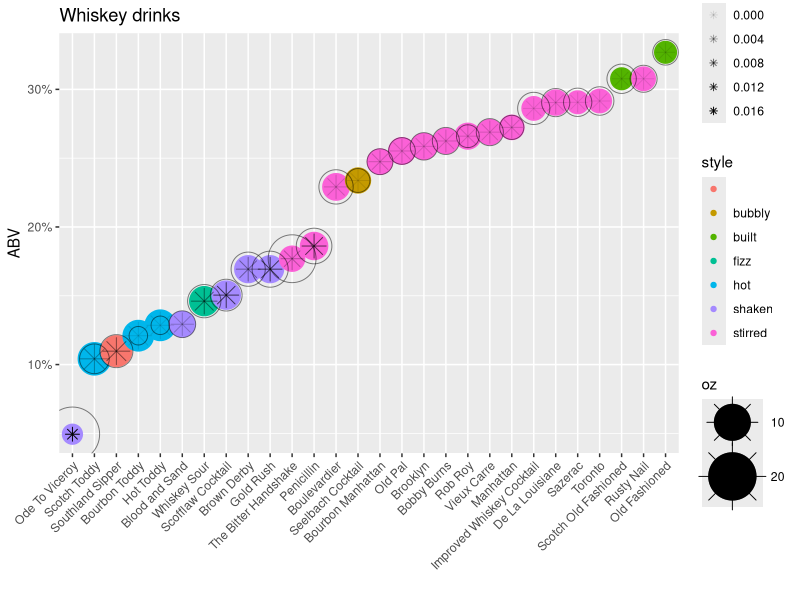

The R source for this figure:
setwd("~/Documents/seth127.github.io/drinkBase")
library(dplyr)
library(ggplot2)
library(tidyr)

recipe <- read.csv("data/recipe.csv", stringsAsFactors = F)
recipe$unit[grep("teas", recipe$unit)] <- 'tsp'

prep <- read.csv("data/prep.csv", stringsAsFactors = F)
chem <- read.csv("data/chemistry.csv", stringsAsFactors = F)
chem[is.na(chem)] <- 0

stats <- merge(recipe[grep("oz|tsp|tbl|cube", recipe$unit), 2:5], chem[, c(1,3:5)])

# convert all to oz
stats$oz <- stats$amount

for (i in 1:nrow(stats)) {
  if (stats$unit[i] == "tsp") {
    stats$oz[i] <- stats$oz[i] * 0.166667
  } else if (stats$unit[i] == "tbl") {
    stats$oz[i] <- stats$oz[i] * 0.5
  } else if (stats$unit[i] == "cube") {
    stats$oz[i] <- stats$oz[i] * 0.125
  }
}

# create df
df <- select(stats, -c(unit))

# multipy out oz by ingredients
df$alcohol <- df$alcohol * df$oz
df$sugar <- df$sugar * df$oz
df$acid <- df$acid * df$oz

# roll up to drink level
df <- group_by(df, name) %>% summarise(alcohol = sum(alcohol),
                                       sugar = sum(sugar),
                                       acid = sum(acid),
                                       oz = sum(oz))

# join in prep to get style
df <- merge(df, prep[,1:3], all.x=T, by.x="name", by.y='name')
# prettify
df$style <- as.factor(df$style)

# add ice melt
df$melt <- NA
for (i in 1:nrow(df)) {
  if (df$style[i] == "built") {
    df$melt[i] <- .2
  } else if (df$style[i] == "stirred") {
    df$melt[i] <- .3
  } else if (df$style[i] == "shaken") {
    df$melt[i] <- .35
  } else if (df$style[i] == "bubbly") {
    df$melt[i] <- 0.1
  } else if (df$style[i] == "fizz") {
    df$melt[i] <- 0.33
  } else {
    df$melt[i] <- .28
  }
}
df$oz <- df$oz + (df$oz * df$melt)

# convert to percentages
df$alcohol <- df$alcohol / df$oz
df$sugar <- df$sugar / df$oz
df$acid <- df$acid / df$oz
df$acid <- ifelse(df$acid > quantile(df$acid, 0.99), quantile(df$acid, 0.99), df$acid) # acid hack

df$name <- as.factor(df$name)
df$name <- reorder(df$name, df$alcohol)

df <- df[order(df$alcohol, decreasing = F), ]

#### then plot
#temp_df <- df
#temp_df <- df[order(df$acid, decreasing = T)[1:20], ] # the 20 most acidic
temp_df <- df[df$name %in% unique(recipe[grep("whiskey", recipe$ingredient), 'name']), ]
#temp_df <- df[df$name %in% unique(recipe[grep("gin", recipe$ingredient), 'name']), ]
#temp_df <- df[df$name %in% unique(recipe[grep("tequila", recipe$ingredient), 'name']), ]
ggplot(temp_df, aes(x = name, y = alcohol)) + 
  geom_point(aes(size=oz, colour = style)) + 
  geom_point(aes(size=oz*0.25, alpha=acid), shape=8) + 
  geom_point(aes(size=sugar*100), shape=1, alpha=0.5) +
  theme(axis.text.x = element_text(angle = 45, hjust = 1)) + 
  scale_size(range=c(3,18)) + xlab("") + ylab("ABV") + scale_y_continuous(labels = scales::percent) +
  ggtitle("Whiskey drinks")
